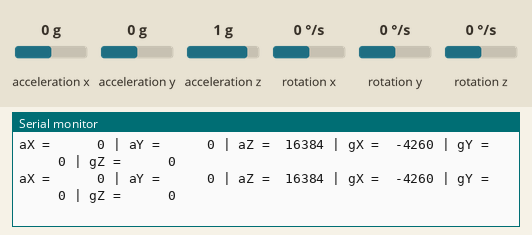
Recording of a sketch running on a simulated Arduino Uno, built with avr-gcc and run on an emulated ATmega328P. Shown: the last lines printed to the serial monitor. Wiring (inferred from the names in the program): MPU-6050 motion sensor at I2C address 0x68. The inputs (shaded band) are chosen by the test bench; at power-on: acceleration x 0 g, acceleration y 0 g, acceleration z 1 g, rotation x 0 °/s, rotation y 0 °/s, rotation z 0 °/s.

Above: at 1.8 s.
1.9 s: acceleration x set to -1.4 g
At 2.9 s:
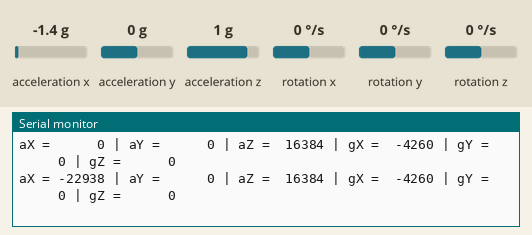
4.5 s: acceleration y set to -1.4 g
At 5.6 s:
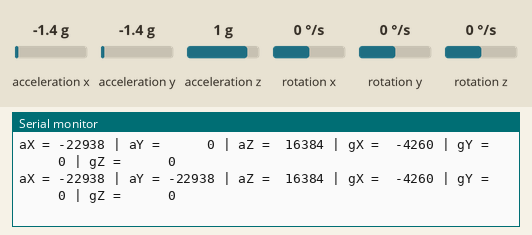
7.6 s: acceleration z set to -1.4 g
At 9.0 s:
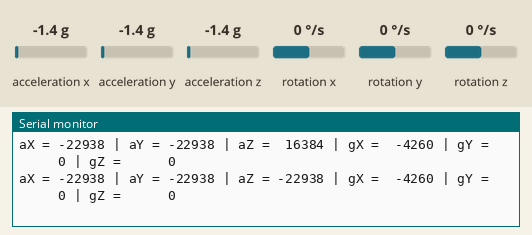
10.6 s: rotation x set to -192 °/s
At 12.1 s:
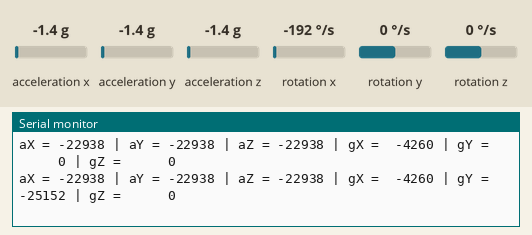
13.7 s: rotation y set to -192 °/s
At 15.1 s:
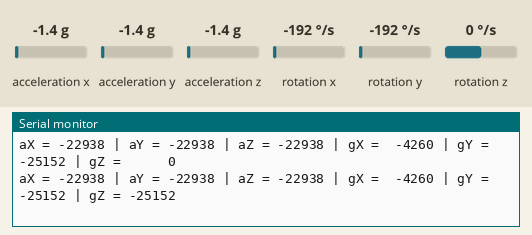
16.8 s: acceleration x set to 0 g
At 17.8 s:
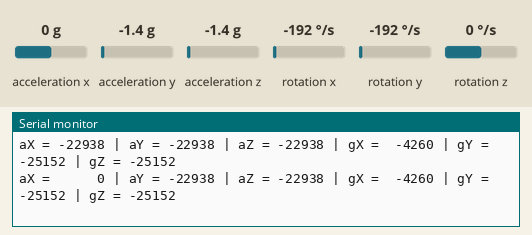

Measured:
- after the input at 1.9 s, the serial monitor: prints a new line after 0.14 s (image 1)
- after the input at 4.5 s, the serial monitor: prints a new line after 0.60 s (image 2)
- after the input at 7.6 s, the serial monitor: prints a new line after 0.57 s (image 3)
- after the input at 10.6 s, the serial monitor: prints a new line after 0.63 s (image 4)
- after the input at 13.7 s, the serial monitor: prints a new line after 0.59 s (image 5)
- after the input at 16.8 s, the serial monitor: prints a new line after 0.55 s (image 6)

The sketch:

High-Speed_MPU6050_data_acquisition.ino
```cpp
#include "Wire.h" // This library allows you to communicate with I2C devices.
const int MPU_ADDR = 0x68; // I2C address of the MPU-6050. If AD0 pin is set to HIGH, the I2C address will be 0x69.
int16_t ax, ay, az; // variables for accelerometer raw data
int16_t gx, gy, gz; // variables for gyro raw data
char tmp_str[7]; // temporary variable used in convert function
char* convert_int16_to_str(int16_t i) { // converts int16 to string. Moreover, resulting strings will have the same length in the debug monitor.
  sprintf(tmp_str, "%6d", i);
  return tmp_str;
}
void setup() {
  Serial.begin(9600);
  Wire.begin();
  Wire.beginTransmission(MPU_ADDR); // Begins a transmission to the I2C slave (GY-521 board)
  Wire.write(0x6B); // PWR_MGMT_1 register
  Wire.write(0); // set to zero (wakes up the MPU-6050)
  Wire.endTransmission(true);
}
void loop() {
  Wire.beginTransmission(MPU_ADDR);
  Wire.write(0x3B); // starting with register 0x3B (ACCEL_XOUT_H) [MPU-6000 and MPU-6050 Register Map and Descriptions Revision 4.2, p.40]
  Wire.endTransmission(false); // the parameter indicates that the Arduino will send a restart. As a result, the connection is kept active.
  Wire.requestFrom(MPU_ADDR, 7*2, true); // request a total of 7*2=14 registers

  // "Wire.read()<<8 | Wire.read();" means two registers are read and stored in the same variable
  ax = Wire.read()<<8 | Wire.read(); // reading registers: 0x3B (ACCEL_XOUT_H) and 0x3C (ACCEL_XOUT_L)
  ay = Wire.read()<<8 | Wire.read(); // reading registers: 0x3D (ACCEL_YOUT_H) and 0x3E (ACCEL_YOUT_L)
  az = Wire.read()<<8 | Wire.read(); // reading registers: 0x3F (ACCEL_ZOUT_H) and 0x40 (ACCEL_ZOUT_L)

  gx = Wire.read()<<8 | Wire.read(); // reading registers: 0x43 (GYRO_XOUT_H) and 0x44 (GYRO_XOUT_L)
  gy = Wire.read()<<8 | Wire.read(); // reading registers: 0x45 (GYRO_YOUT_H) and 0x46 (GYRO_YOUT_L)
  gz = Wire.read()<<8 | Wire.read(); // reading registers: 0x47 (GYRO_ZOUT_H) and 0x48 (GYRO_ZOUT_L)

  // print out data
  Serial.print("aX = "); Serial.print(convert_int16_to_str(ax));
  Serial.print(" | aY = "); Serial.print(convert_int16_to_str(ay));
  Serial.print(" | aZ = "); Serial.print(convert_int16_to_str(az));
  // the following equation was taken from the documentation [MPU-6000/MPU-6050 Register Map and Description, p.30]

  Serial.print(" | gX = "); Serial.print(convert_int16_to_str(gx));
  Serial.print(" | gY = "); Serial.print(convert_int16_to_str(gy));
  Serial.print(" | gZ = "); Serial.print(convert_int16_to_str(gz));
  Serial.println();

  // delay
  delay(1000);
}
```
